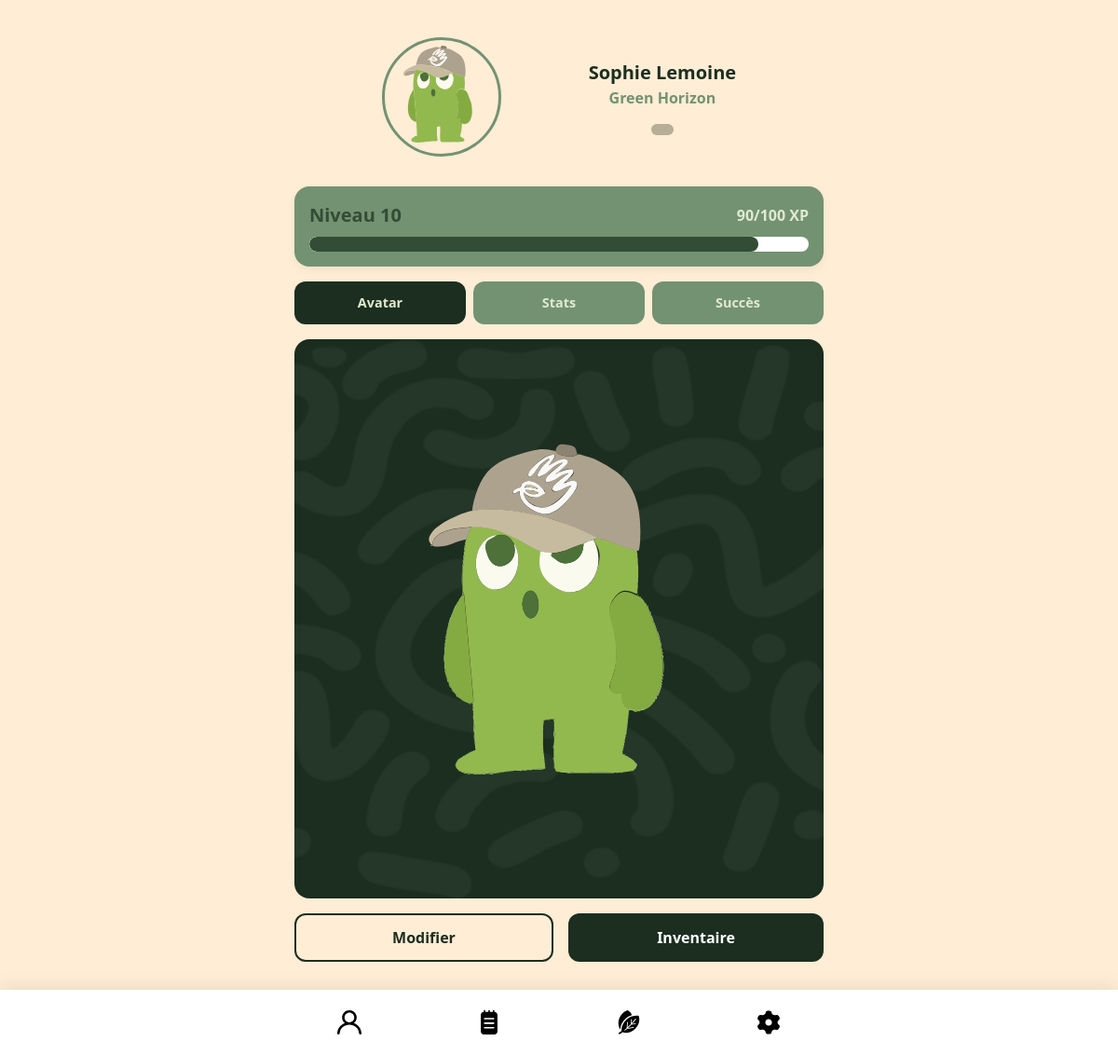
The app's page /profile.php (signed in) with its own data.
### tables this page shows
CREATE TABLE `users` (
  `id` int(11) NOT NULL,
  `lastname` varchar(25) NOT NULL,
  `firstname` varchar(25) NOT NULL,
  `email` varchar(50) NOT NULL,
  `password` varchar(100) NOT NULL,
  `verified` tinyint(1) NOT NULL,
  `xp` int(100) NOT NULL,
  `level` int(100) NOT NULL,
  `invitation_status` int(3) NOT NULL,
  `company_id` int(11) NOT NULL,
  `current_avatar_id` int(11) DEFAULT NULL,
  `fav_badge_1` int(11) DEFAULT NULL,
  `fav_badge_2` int(11) DEFAULT NULL,
  `fav_badge_3` int(11) DEFAULT NULL
);

CREATE TABLE `items_catalog` (
  `id` int(11) NOT NULL,
  `name` varchar(255) DEFAULT NULL,
  `image_path` varchar(255) DEFAULT NULL,
  `type` enum('avatar','badge') DEFAULT NULL,
  `level_required` int(11) DEFAULT 0
);

CREATE TABLE `company` (
  `id` int(11) NOT NULL,
  `companyname` varchar(100) NOT NULL,
  `xp` int(11) NOT NULL,
  `level` int(11) NOT NULL
);

### profile.php (the view, shortened to what this page needs)
<?php
include('config.php');
$user_id = $_SESSION['user_id'];
$req = $bdd->prepare("
    SELECT u.*, c.companyname,
           av.image_path as avatar_img,
           b1.image_path as badge_1,
           b2.image_path as badge_2,
           b3.image_path as badge_3
    FROM users u
    LEFT JOIN company c ON u.company_id = c.id
    LEFT JOIN items_catalog av ON u.current_avatar_id = av.id
    LEFT JOIN items_catalog b1 ON u.fav_badge_1 = b1.id
    LEFT JOIN items_catalog b2 ON u.fav_badge_2 = b2.id
    LEFT JOIN items_catalog b3 ON u.fav_badge_3 = b3.id
    WHERE u.id = ?
");
$req->execute([$user_id]);
$user = $req->fetch(PDO::FETCH_ASSOC);
$ma_photo_avatar = (!empty($user['avatar_img'])) ? trim($user['avatar_img']) : './Images/perso-03.svg';
$pourcentage = ($user['xp'] % 100);
?>
<!DOCTYPE html>
<html lang="fr">
<head>
    <link rel="stylesheet" href="work4green.css">
</head>
<body>
<main class="app-container flex-col gap-md">
    <section class="card d-flex items-center justify-evenly gap-md" style="background: var(--main); box-shadow: none;">
        <div class="avatar big">
            <img src="<?= htmlspecialchars($ma_photo_avatar) ?>" alt="Avatar">
        </div>
        <div class="flex-col items-center">
            <div class="text-title"><?= htmlspecialchars($user['firstname'] . ' ' . $user['lastname']) ?></div>
            <div class="text-subtitle text-third"><?= htmlspecialchars($user['companyname'] ?? 'Indépendant') ?></div>
            <div class="badges mt-md">
            </div>
        </div>
    </section>
    <section class="card flex-col gap-sm">
        <div class="d-flex justify-between items-center">
            <div class="text-title-lvl">Niveau <?= htmlspecialchars($user['level']) ?></div>
            <div class="text-subtitle"><?= htmlspecialchars($pourcentage) ?>/100 XP</div>
        </div>
        <div class="progress-wrapper">
            <div class="progress-fill" style="width: <?= htmlspecialchars($pourcentage) ?>%;"></div>
        </div>
    </section>
    <section class="tabs">
        <a href="profile.php" class="tab active">Avatar</a>
        <a href="profilestat.php" class="tab">Stats</a>
        <a href="profilesuccess.php" class="tab">Succès</a>
    </section>
    <section class="avatar-display">
        <div class="character">
            <img src="<?= htmlspecialchars($ma_photo_avatar) ?>" alt="Personnage en entier">
        </div>
    </section>
    <section class="d-flex gap-md">
        <a href="profilecustom.php" class="btn btn-outline flex-1">Modifier</a>
        <a href="profileinventory.php" class="btn btn-primary flex-1">Inventaire</a>
    </section>
</main>
<nav class="navbar">
    <div class="navbar-inner">
        <a class="nav-icon" href="profile.php"><img src="./Images/profile-1341-svgrepo-com.svg" alt="Profil"></a>
        <a class="nav-icon" href="quests.php"><img src="./Images/notebook-svgrepo-com.svg" alt="Quetes"></a>
        <a class="nav-icon" href="company.php"><img src="./Images/leaf-eco-svgrepo-com.svg" alt="W4G"></a>
        <a class="nav-icon" href="options.php"><img src="./Images/gear-svgrepo-com.svg" alt="Options"></a>
    </div>
</nav>
</body>
</html>

### work4green.css (style rules this page uses)
:root { --main: #FFEDD5; --secondary: #334C36; --third: #739272; --dark: #1C2E20; --light: #E0EBCD; --neutral: #FFFFFF; --black: #000000; --input: #B7AE98; --fourth: #fdb500; --space-sm: 8px; --space-md: 16px; --space-lg: 24px; --radius-box: 16px; --radius-btn: 12px; }
* { box-sizing: border-box; margin: 0; padding: 0; }
body { background-color: var(--main); color: var(--dark); font-family: system-ui, -apple-system, sans-serif; line-height: 1.5; -webkit-font-smoothing: antialiased; }
img { max-width: 100%; height: auto; display: block; }
a { text-decoration: none; color: inherit; }
.app-container { width: 100%; max-width: 600px; margin: 0 auto; padding: var(--space-md); padding-top: 3vh; padding-bottom: 100px; min-height: 100vh; }
.d-flex { display: flex; }
.flex-col { display: flex; flex-direction: column; }
.items-center { align-items: center; }
.justify-between { justify-content: space-between; }
.justify-evenly { justify-content: space-evenly; }
.gap-sm { gap: var(--space-sm); }
.gap-md { gap: var(--space-md); }
.mt-md { margin-top: var(--space-md); }
.flex-1 { flex: 1; }
.card { background: var(--third); border-radius: var(--radius-box); padding: var(--space-md); box-shadow: 0 4px 12px rgba(0,0,0,0.05); }
.text-title { font-size: 1.25rem; font-weight: bold; color: var(--dark); }
.text-title-lvl { font-size: 1.25rem; font-weight: bold; color: var(--secondary); }
.text-subtitle { font-size: 1rem; font-weight: 600; color: var(--light); }
.text-third { color: var(--third); }
.btn { display: inline-flex; justify-content: center; align-items: center; padding: 12px var(--space-md); border-radius: var(--radius-btn); font-weight: bold; border: none; cursor: pointer; transition: transform 0.1s ease, opacity 0.2s; text-align: center; width: 100%; }
.btn-primary { background: var(--dark); color: var(--neutral); }
.btn-outline { background: transparent; border: 2px solid var(--dark); color: var(--dark); }
.progress-wrapper { background: var(--neutral); border-radius: 999px; height: 16px; width: 100%; overflow: hidden; }
.progress-fill { height: 100%; background: var(--secondary); border-radius: 999px; transition: width 0.3s ease; }
.navbar { position: fixed; bottom: 0; left: 0; width: 100%; background: var(--neutral); box-shadow: 0 -4px 20px rgba(0,0,0,0.08); z-index: 1000; }
.navbar-inner { max-width: 600px; margin: 0 auto; display: flex; justify-content: space-around; align-items: center; height: 70px; }
.nav-icon { display: flex; justify-content: center; align-items: center; padding: 10px; transition: transform 0.2s; }
.nav-icon img { width: 26px; height: 26px; }
.avatar { border-radius: 50%; background: var(--main); overflow: hidden; display: flex; justify-content: center; align-items: center; border: 3px solid var(--third); }
.avatar.big { width: 8rem; height: 8rem; flex-shrink: 0; }
.avatar img { width: 100%; height: 100%; object-fit: cover; }
.badges { display: flex; justify-content: space-evenly; gap: 8px; background-color: var(--input); padding: 6px 12px; border-radius: 20px; }
.tabs { display: flex; gap: var(--space-sm); width: 100%; }
.tab { flex: 1; padding: 12px; border-radius: var(--radius-btn); background: var(--third); color: var(--light); font-weight: bold; font-size: 0.9rem; text-align: center; transition: background 0.2s ease; }
.tab.active { background: var(--dark); }
.avatar-display { background-color: var(--dark); background-image: url('./Images/pattern.png'); background-size: cover; border-radius: var(--radius-box); padding: var(--space-lg); display: flex; justify-content: center; align-items: center; min-height: 250px; box-shadow: inset 0 4px 10px rgba(0,0,0,0.05); }
.character { width: 80%; max-width: 100%; z-index: 2; }
.character img { width: 100%; object-fit: contain; z-index: 2; }

### records on screen
users: items_catalog.image_path (picture), firstname+lastname "Sophie Lemoine", company.companyname "Green Horizon", level "10", xp "90"
